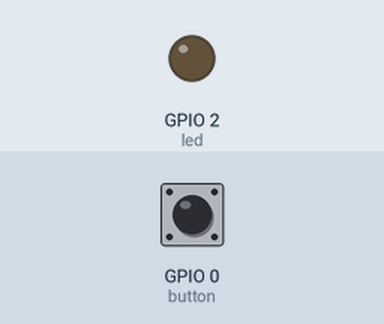
The sketch below on a simulated ESP8266 (NodeMCU). Shown: output pins drawn as LEDs (lit = HIGH). The inputs (shaded band) are chosen by the test bench; at power-on: GPIO 0 (button) HIGH.

Above: at 1.2 s.
1.3 s: GPIO 0 (button) pulled LOW for 0.15 s
At 2.2 s:
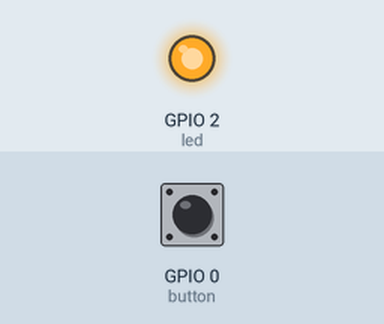
2.9 s: GPIO 0 (button) pulled LOW for 1 s
At 3.4 s:
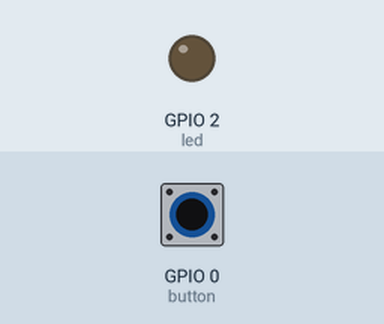
5.4 s: GPIO 0 (button) pulled LOW for 3.2 s
At 6.5 s:
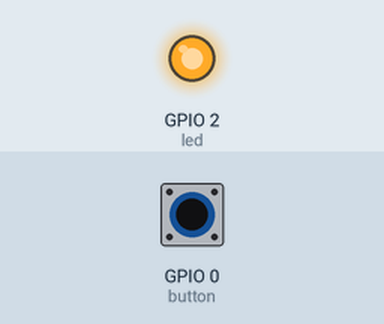
Timing chart, 0 to 8.4 s (numbered marks = the images above; inputs shaded):
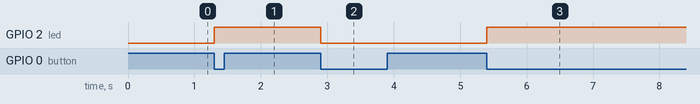

The sketch:

Bai3_Interupt.ino
```cpp
#define BLYNK_TEMPLATE_ID "TMPL6RouF5lnH"
#define BLYNK_TEMPLATE_NAME "Button"
#define BLYNK_AUTH_TOKEN "_fGk4BKigh5O0oXgQBH5lTnClqoLe5nk"

#define BLYNK_PRINT Serial
#include <ESP8266WiFi.h>
#include <BlynkSimpleEsp8266.h>
char auth[] = BLYNK_AUTH_TOKEN;
char ssid[] = "BD";        // tên wifi
char pass[] = "123456788"; // mật khẩu wifi
int button = 0;              // khai báo chân nút nhấn là chân GPIO2
int led = 2;               // khai báo led là chân GPIO13
bool trangthai = HIGH;
unsigned long timeDelay = millis();
void setup() {
  // put your setup code here, to run once:
  pinMode(led, OUTPUT);
  pinMode(button, INPUT_PULLUP);
  attachInterrupt(button, ISR, FALLING);
}

void loop() {
  // put your main code here, to run repeatedly:
  delay(2000);
}

ICACHE_RAM_ATTR void ISR() {
  if(millis() - timeDelay > 200) {
    digitalWrite(led, !digitalRead(led));
    timeDelay = millis();
  }
}
```

Measured:
- after the input at 1.3 s, GPIO 2 (led): LOW → HIGH at once
- after the input at 2.9 s, GPIO 2 (led): HIGH → LOW at once
- after the input at 5.4 s, GPIO 2 (led): LOW → HIGH at once
